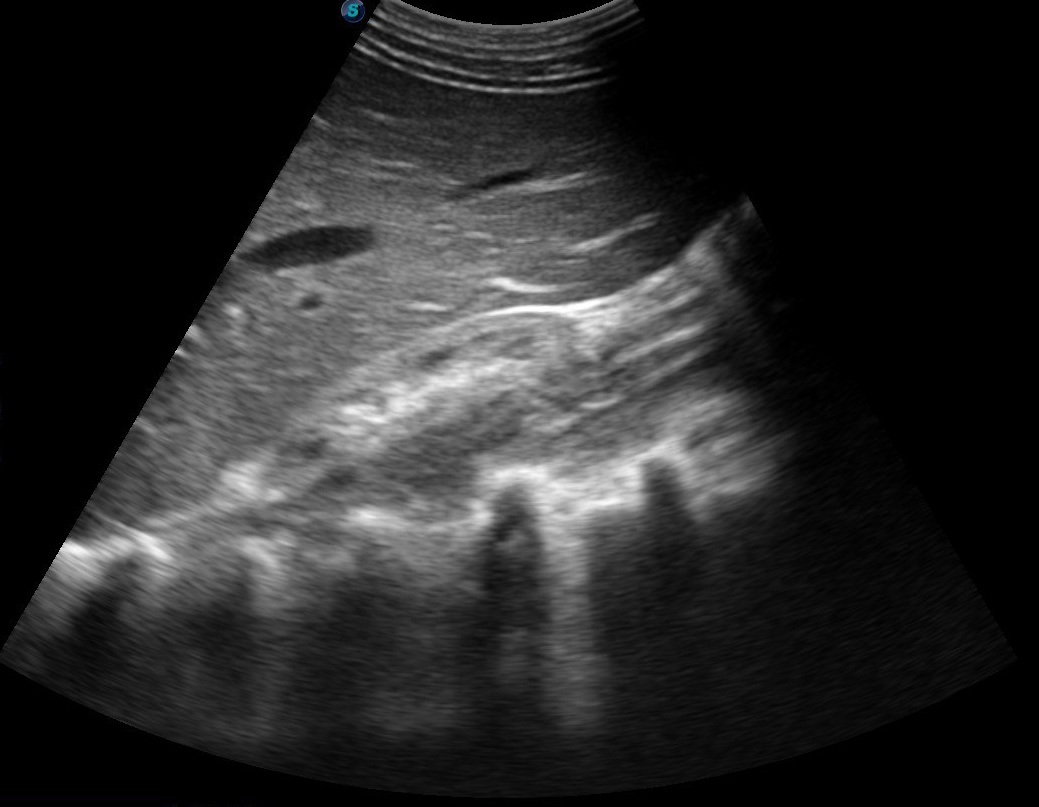
#> input picture images/img1.jpg, 1039 x 807 px
$ python main.py
#> lines starting #> are read from the running program, lines starting #| are printed output that depends on the picture; after the words box and inside, x2 and y2 are one past the last pixel; in counts of white or black regions, pixels touching at a corner belong together
### utils.py
import cv2

def load_and_convert(path):
#> called with path = 'images/img1.jpg'
    img = cv2.imread(path)
#> img is the input picture: shape (807, 1039, 3); mean B, G, R 40, 39.9, 39.9
    gray = cv2.cvtColor(img, cv2.COLOR_BGR2GRAY)
    return gray

def apply_equalization(gray):
    return cv2.equalizeHist(gray)
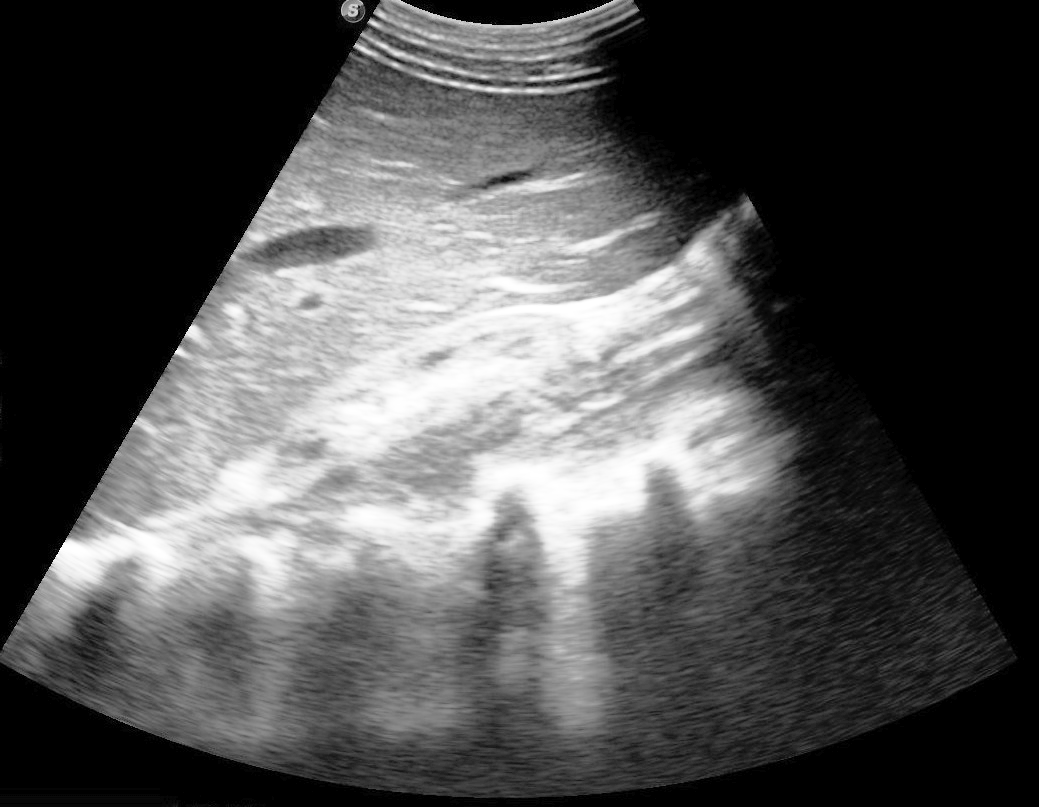
#> returned value: shape (807, 1039); min 0, max 255, mean 78.4

def apply_clahe(gray):
    clahe = cv2.createCLAHE(clipLimit=2.0, tileGridSize=(8,8))
    return clahe.apply(gray)
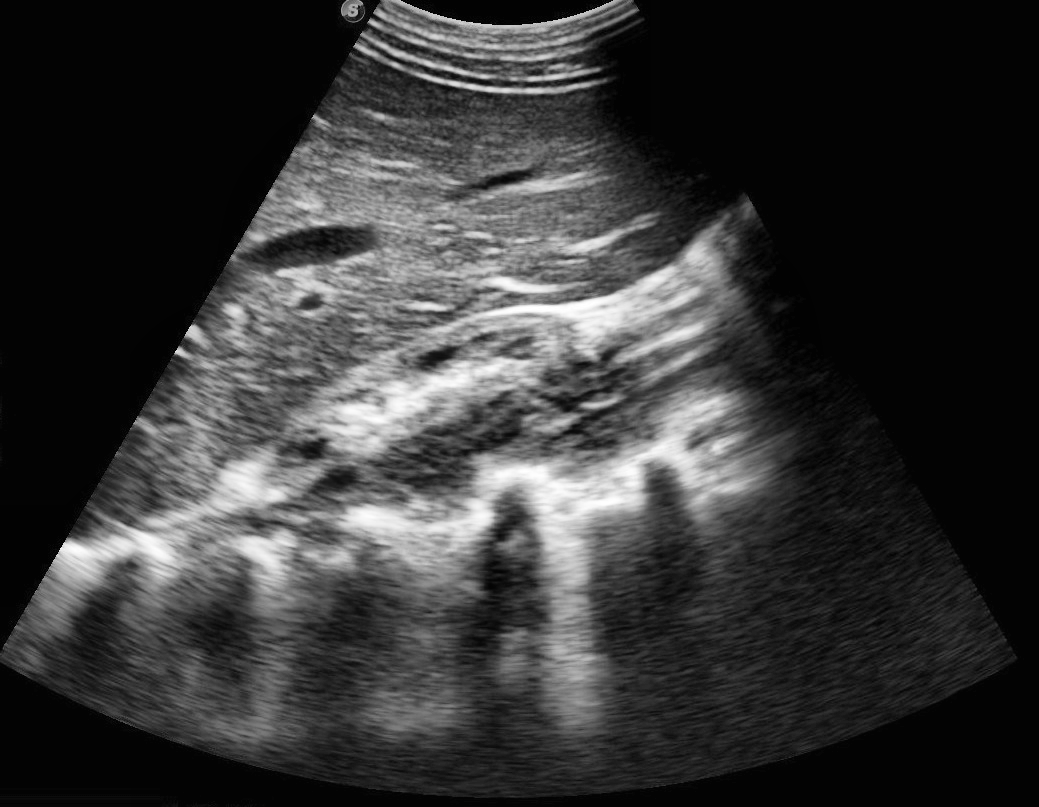
#> returned value: shape (807, 1039); min 2, max 255, mean 53.5

def detect_edges(gray):
    return cv2.Canny(gray, 100, 200)
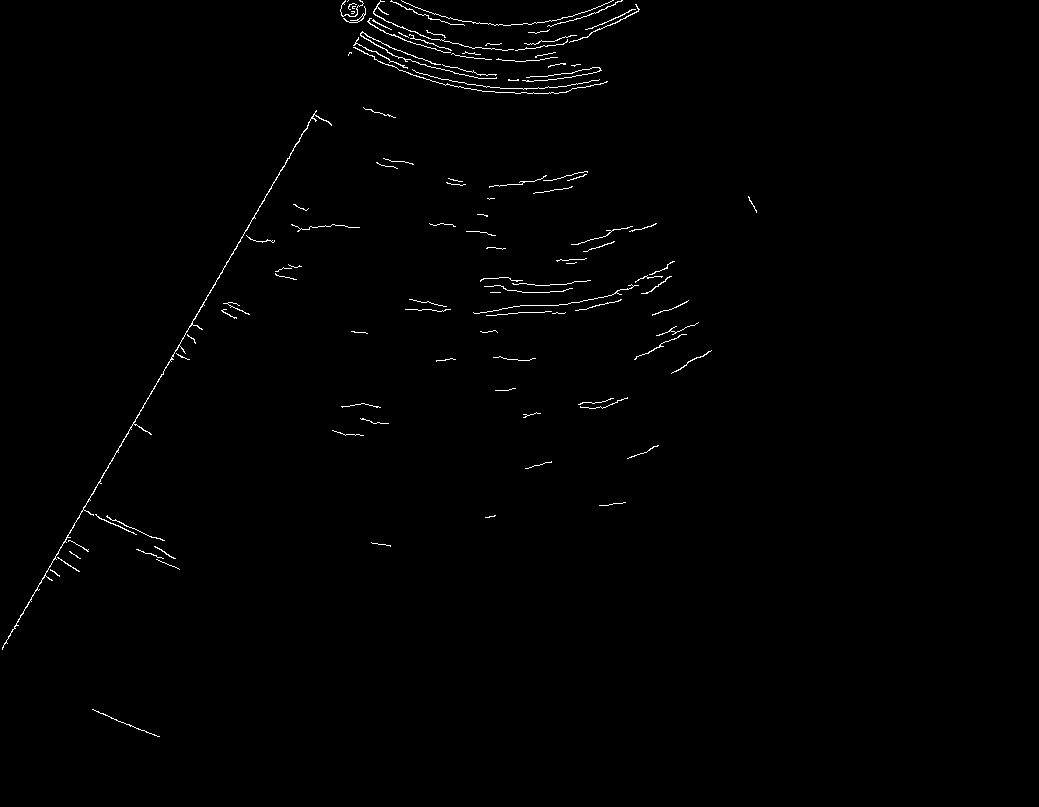
#> returned value: shape (807, 1039); 0.74% white in thin lines or dots, all inside (x1, y1, x2, y2) = (2, 0, 757, 737)

def median_filter(gray):
    return cv2.medianBlur(gray, 5)

### main.py
from utils import *
import matplotlib.pyplot as plt
import cv2

image_paths = [
    'images/img1.jpg',
    'images/img2.jpg',
    'images/img3.jpg'
]

for i, path in enumerate(image_paths):

    gray = load_and_convert(path)

    eq = apply_equalization(gray)
    clahe_img = apply_clahe(gray)
    edges = detect_edges(gray)
    median = median_filter(gray)

    titles = ['Original',
              'Equalized',
              'CLAHE',
              'Edges',
              'Median Filter']
    images = [gray,
              eq,
              clahe_img,
              edges,
              median]

    plt.figure(figsize=(12,6))

    for j in range(5):
        plt.subplot(2,3,j+1)
        plt.imshow(images[j], cmap='gray')
        plt.title(titles[j])
        plt.axis('off')

    plt.show()
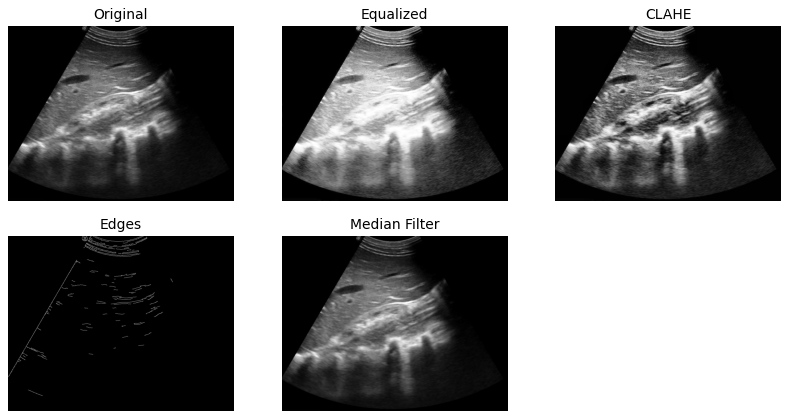
#> figure drawn by matplotlib, 5 panels

    cv2.imwrite(f'outputs/img{i+1}_median.png', median)
#> pass 2 of the loop `for i, path in enumerate(image_paths):`:
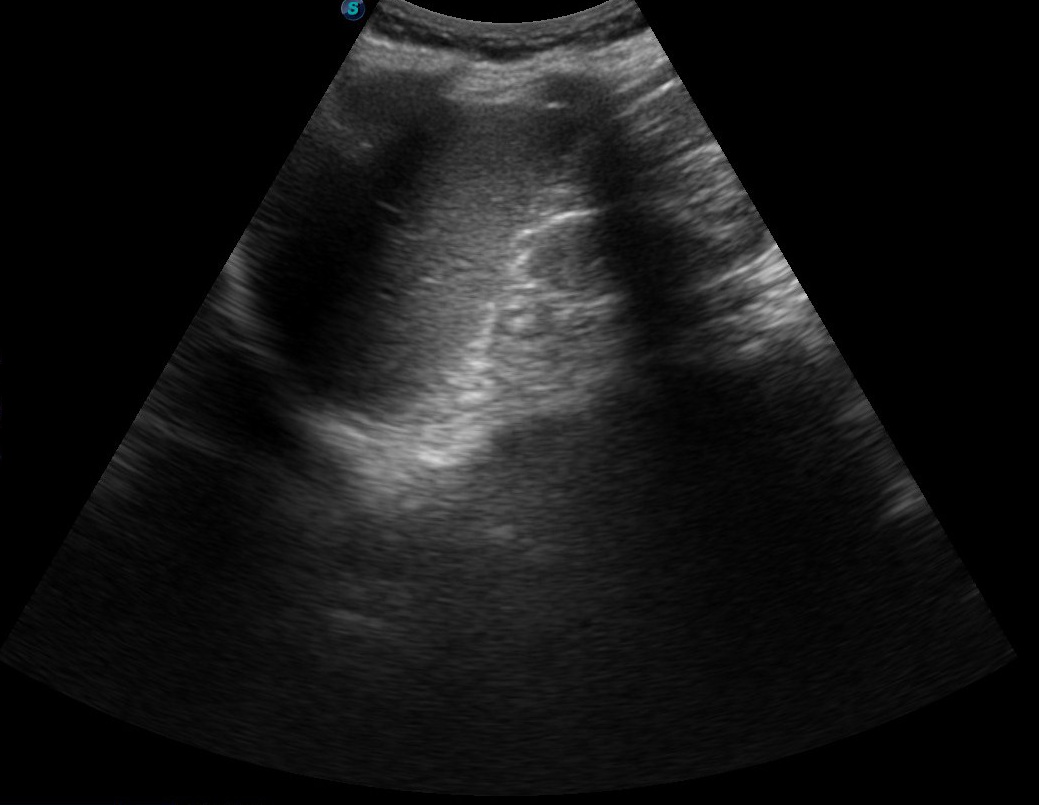
#> input picture images/img2.jpg, 1039 x 805 px
#> in load_and_convert, img is the input picture: shape (805, 1039, 3); mean B, G, R 21.9, 21.9, 21.8
#> gray: shape (805, 1039)
#> in detect_edges (call 2), `return cv2.Canny(gray, 100, 200)`:
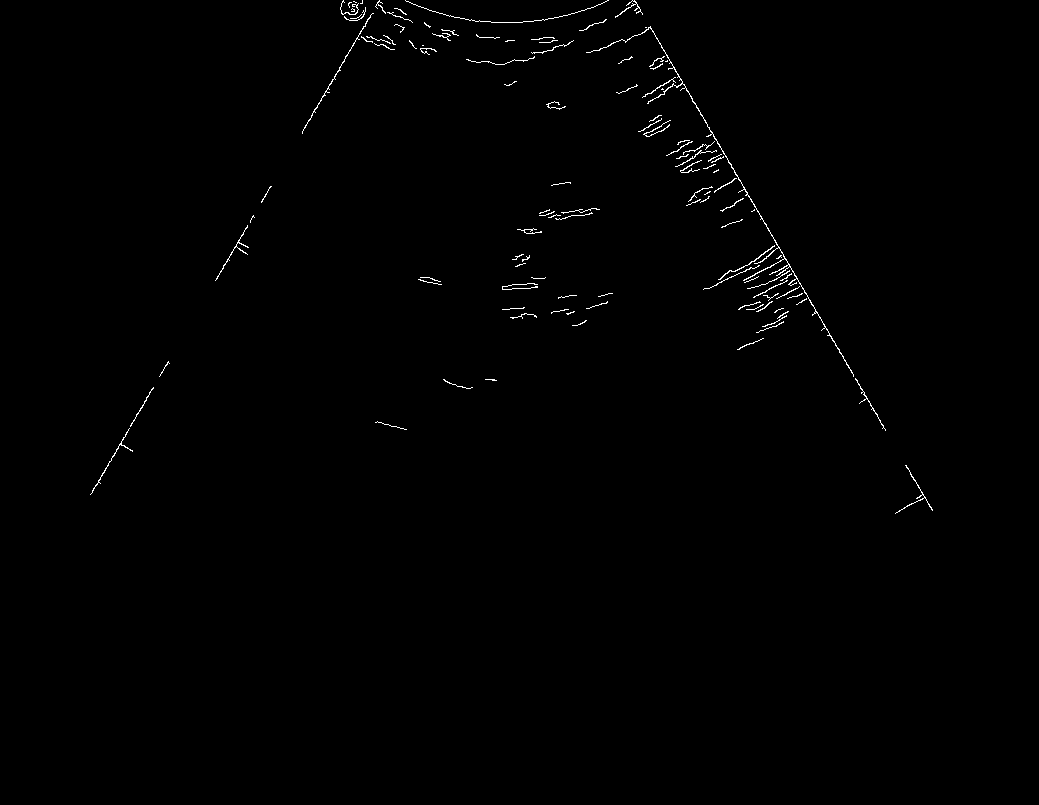
#> returned value: shape (805, 1039); 0.54% white in thin lines or dots, all inside (x1, y1, x2, y2) = (90, 0, 933, 514)
#> `plt.show()`:
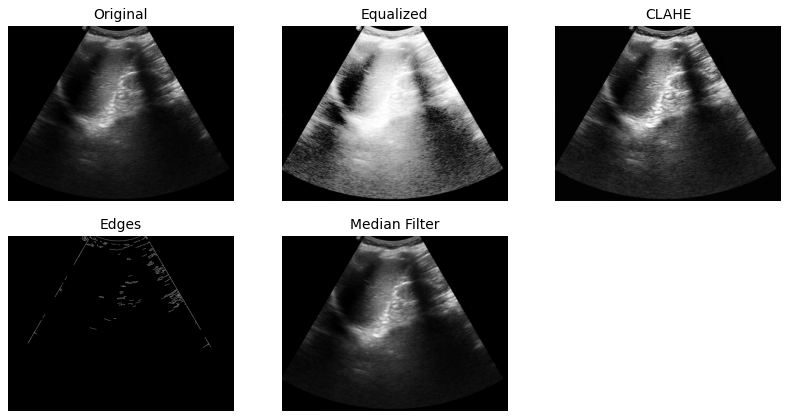
#> figure drawn by matplotlib, 5 panels
#> pass 3 of the loop `for i, path in enumerate(image_paths):`:
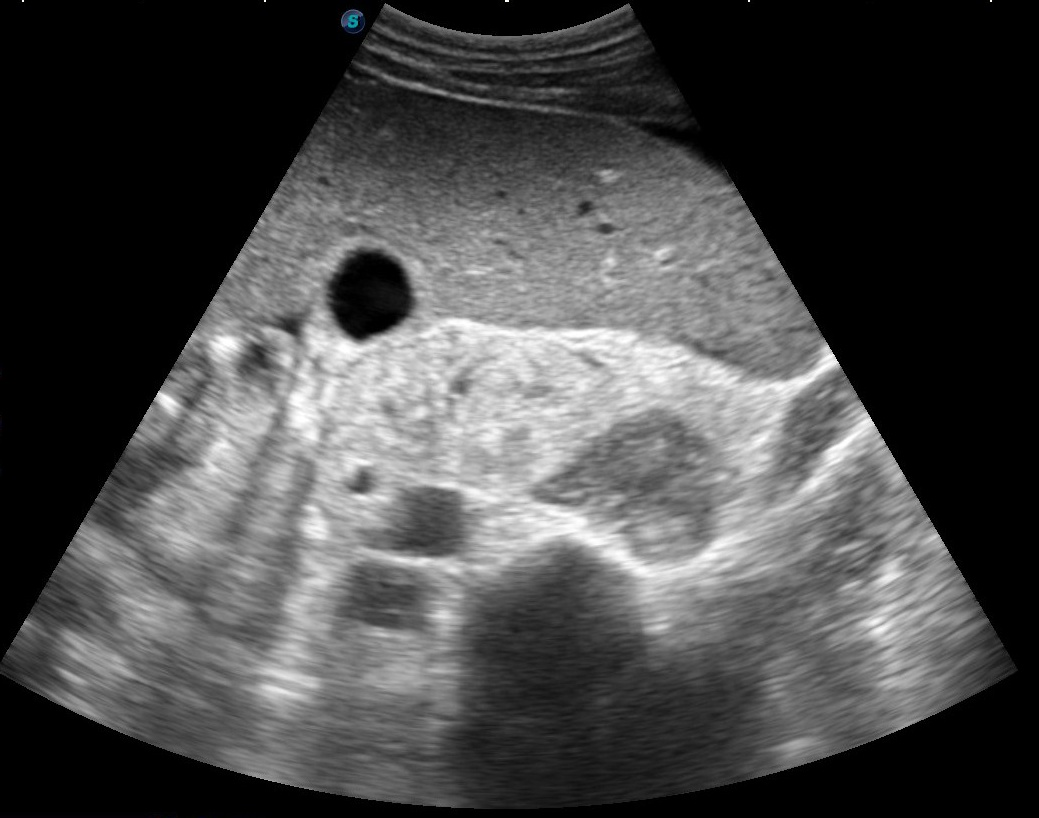
#> input picture images/img3.jpg, 1039 x 818 px
#> in load_and_convert, img is the input picture: shape (818, 1039, 3); mean B, G, R 71.6, 71.6, 71.6
#> gray: shape (818, 1039)
#> in detect_edges (call 3), `return cv2.Canny(gray, 100, 200)`:
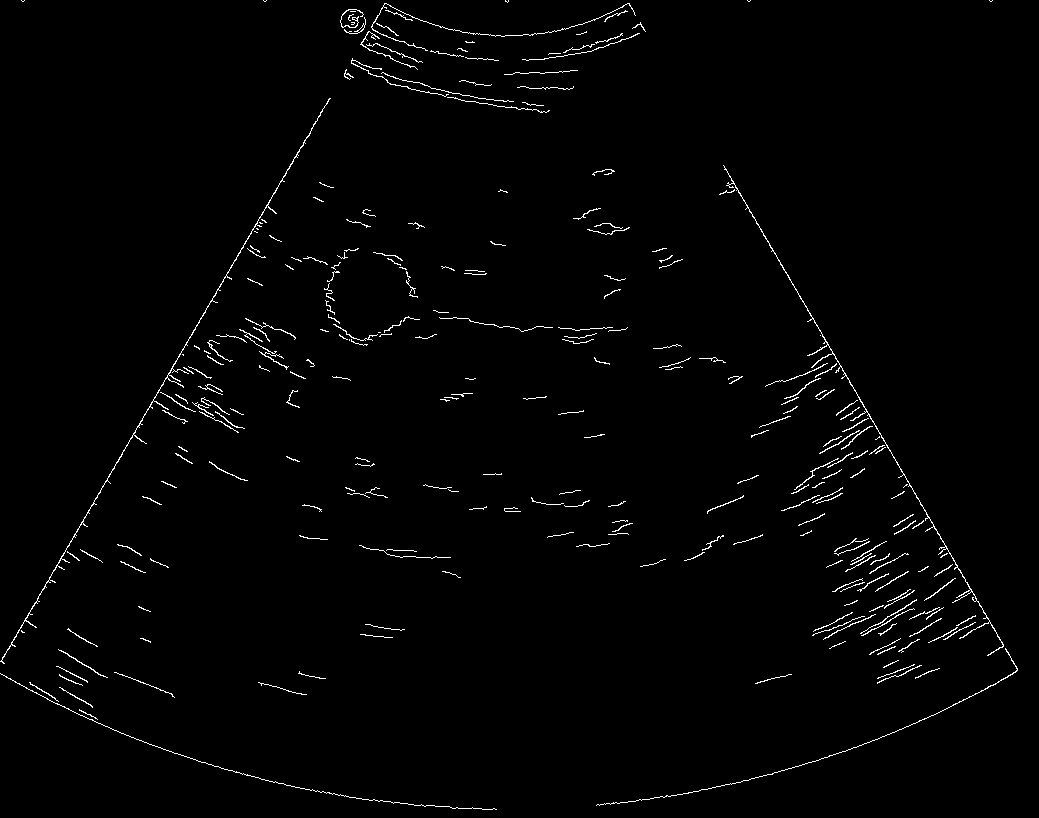
#> returned value: shape (818, 1039); 1.4% white in thin lines or dots
#> `plt.show()`:
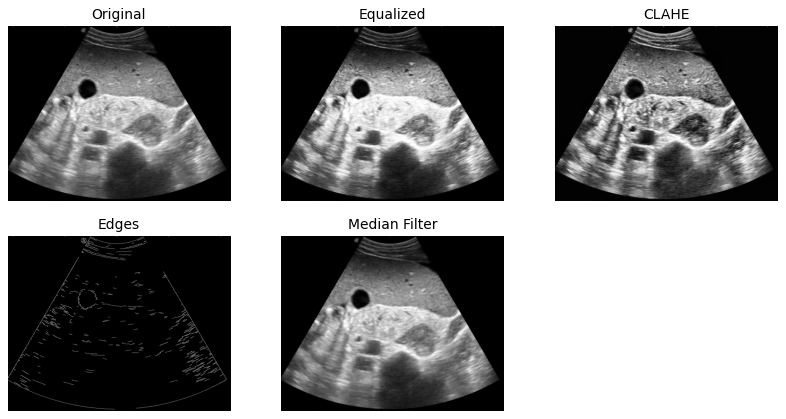
#> figure drawn by matplotlib, 5 panels
